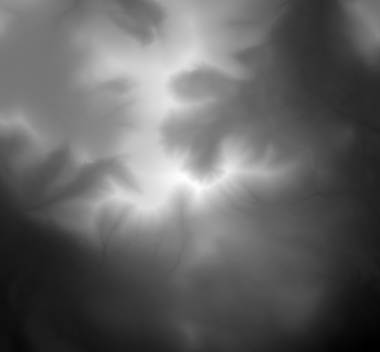
#> input picture samples/katahdin.heightmap.png, 380 x 352 px
$ python New-TerrainPreviewImage.py
#> lines starting #> are read from the running program, lines starting #| are printed output that depends on the picture
"""Create a shaded-relief image that approximates how the carved board will read.

Reads the grayscale heightmap emitted by New-TerrainNc.py (bright = peaks / high
stock, dark = deepest cuts). Derives a synthetic surface and applies hillshade +
a slight warm pine tint so it reads like physical relief under raking light.
"""

from __future__ import annotations

import argparse
from pathlib import Path

import numpy as np
from PIL import Image


def hillshade(
    z: np.ndarray,
    *,
    cell_mm: float = 1.0,
    azimuth_deg: float = 315.0,
    altitude_deg: float = 42.0,
) -> np.ndarray:
    """ESRI-style hillshade in [0, 1]."""
#> called with cell_mm = 1, azimuth_deg = 315, altitude_deg = 42
    z = z.astype(np.float64)
    dy, dx = np.gradient(z, cell_mm)
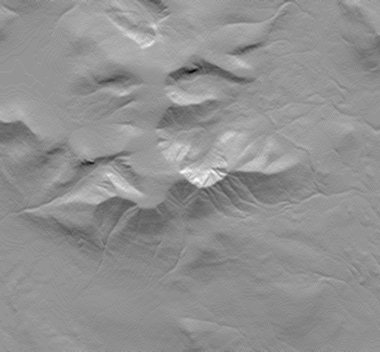
#> dy: shape (352, 380) float64; min -12.5, max 9, mean -0.25; drawn with min black and max white
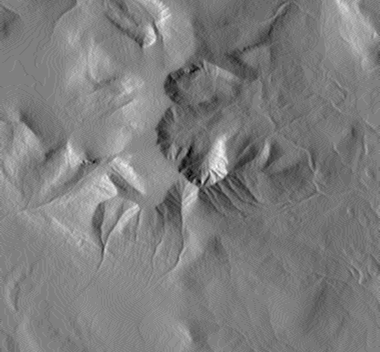
#> dx: shape (352, 380) float64; min -7, max 7, mean -0.0771; drawn with min black and max white
    slope = np.arctan(np.hypot(dx, dy))
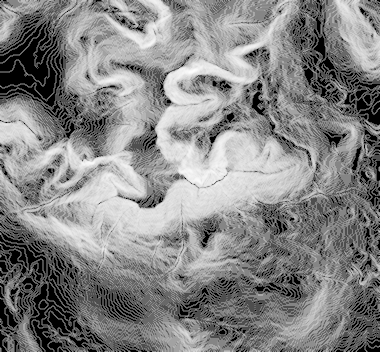
#> slope: shape (352, 380) float64; min 0, max 1.5, mean 0.792; drawn with min black and max white
    aspect = np.arctan2(-dx, dy)
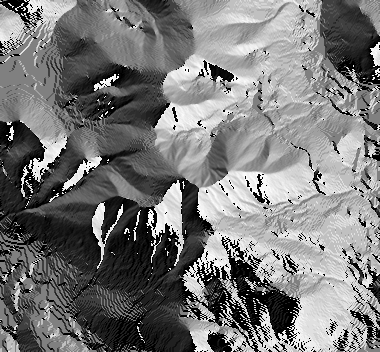
#> aspect: shape (352, 380) float64; min -3.14, max 3.09, mean -0.188; drawn with min black and max white
    az = np.radians(360.0 - azimuth_deg + 90.0)
    alt = np.radians(altitude_deg)
    hs = np.sin(alt) * np.cos(slope) + np.cos(alt) * np.sin(slope) * np.cos(az - aspect)
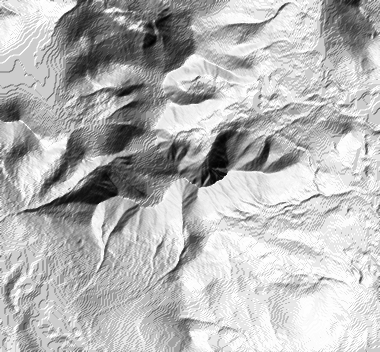
#> hs: shape (352, 380) float64; min -0.655, max 0.993, mean 0.528; drawn with min black and max white
    hs = (hs - hs.min()) / (hs.max() - hs.min() + 1e-9)
    return hs.astype(np.float32)


def main() -> None:
    ap = argparse.ArgumentParser()
    ap.add_argument(
        "--in",
        dest="inp",
        type=Path,
        default=Path("samples/katahdin.heightmap.png"),
        help="Grayscale heightmap from New-TerrainNc (bright = peaks).",
    )
    ap.add_argument(
        "--out",
        type=Path,
        default=Path("samples/katahdin.carve-preview.png"),
        help="RGB relief preview PNG.",
    )
    ap.add_argument("--px-mm", type=float, default=1.0, help="Pixel pitch in mm (for shading scale).")
    ap.add_argument("--azimuth", type=float, default=315.0, help="Light azimuth, degrees.")
    ap.add_argument("--altitude", type=float, default=42.0, help="Light elevation, degrees.")
    args = ap.parse_args()

    if not args.inp.exists():
        raise SystemExit(f"Missing input: {args.inp}")

    gray = np.asarray(Image.open(args.inp).convert("L"), dtype=np.float32)
    # Surface height for carving: peaks high, valleys low (matches PNG convention).
    z = gray

    hs = hillshade(z, cell_mm=args.px_mm, azimuth_deg=args.azimuth, altitude_deg=args.altitude)

    # Warm pine-ish base color; modulate by hillshade.
    wood = np.array([0.88, 0.72, 0.52], dtype=np.float32)
    rgb = np.stack([hs * wood[i] for i in range(3)], axis=-1)
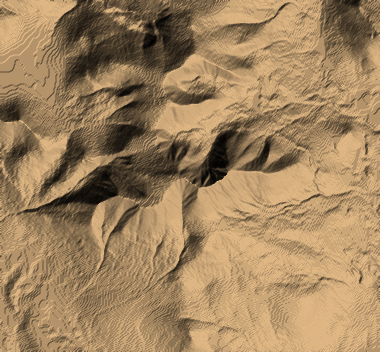
#> rgb: shape (352, 380, 3) float32; mean of channels 0, 1, 2 0.632, 0.517, 0.373; drawn as R, G, B
    rgb = np.clip(rgb * 1.08, 0.0, 1.0)
    out = (rgb * 255.0).astype(np.uint8)
    args.out.parent.mkdir(parents=True, exist_ok=True)
    Image.fromarray(out, mode="RGB").save(args.out)
    print(f"Wrote {args.out}")


if __name__ == "__main__":
    main()

$ run again, with samples/katahdin-finished-photoreal-ortho.png copied over samples/katahdin.heightmap.png
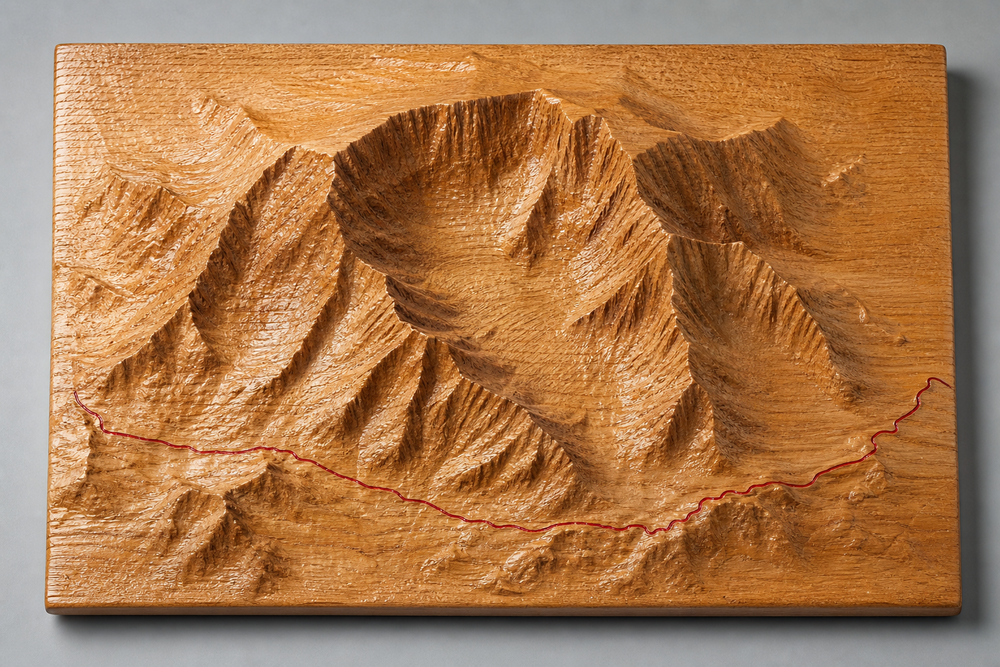
#> input picture samples/katahdin-finished-photoreal-ortho.png, 1000 x 667 px, shrunk from 1536 x 1024 before the run
#> in hillshade, `hs = np.sin(alt) * np.cos(slope) + np.cos(alt) * np.sin(slope) * np.co..`:
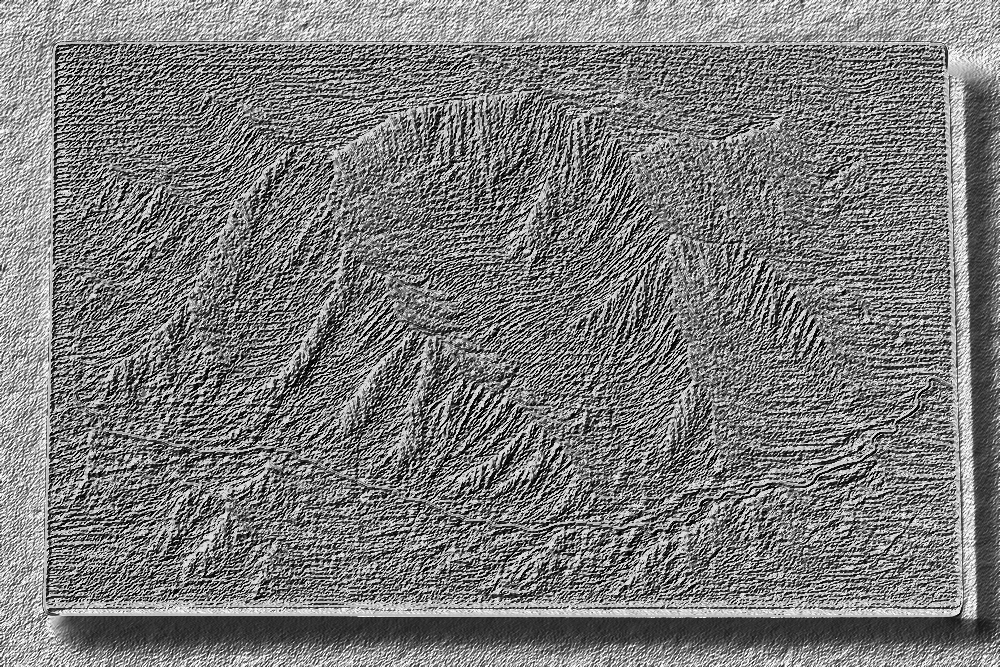
#> hs: shape (667, 1000) float64; min -0.737, max 0.993, mean 0.104; drawn with min black and max white
#> in main, `rgb = np.stack([hs * wood[i] for i in range(3)], axis=-1)`:
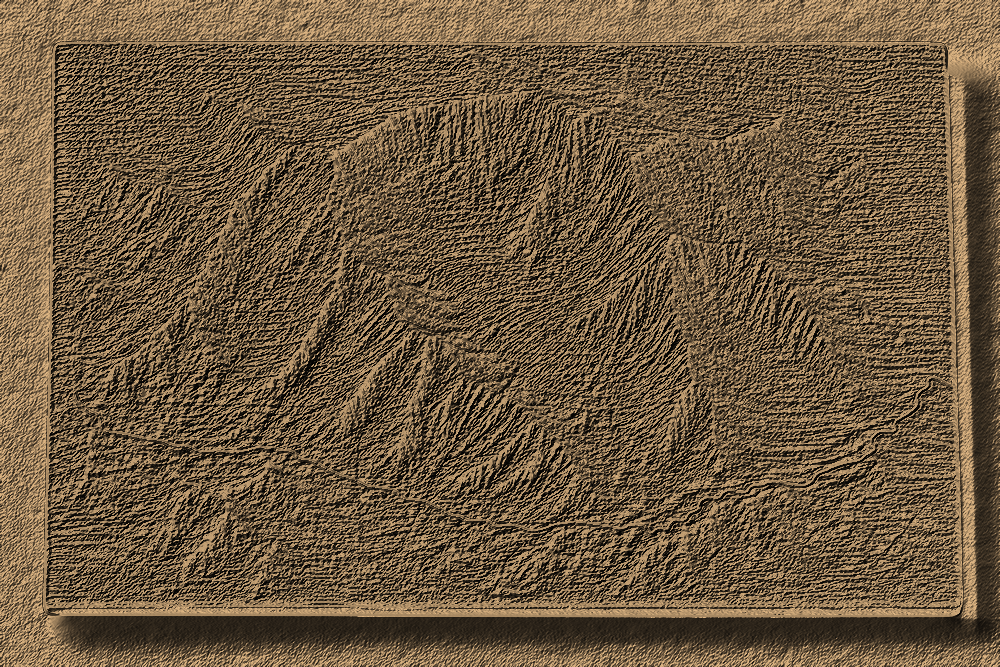
#> rgb: shape (667, 1000, 3) float32; mean of channels 0, 1, 2 0.428, 0.35, 0.253; drawn as R, G, B
